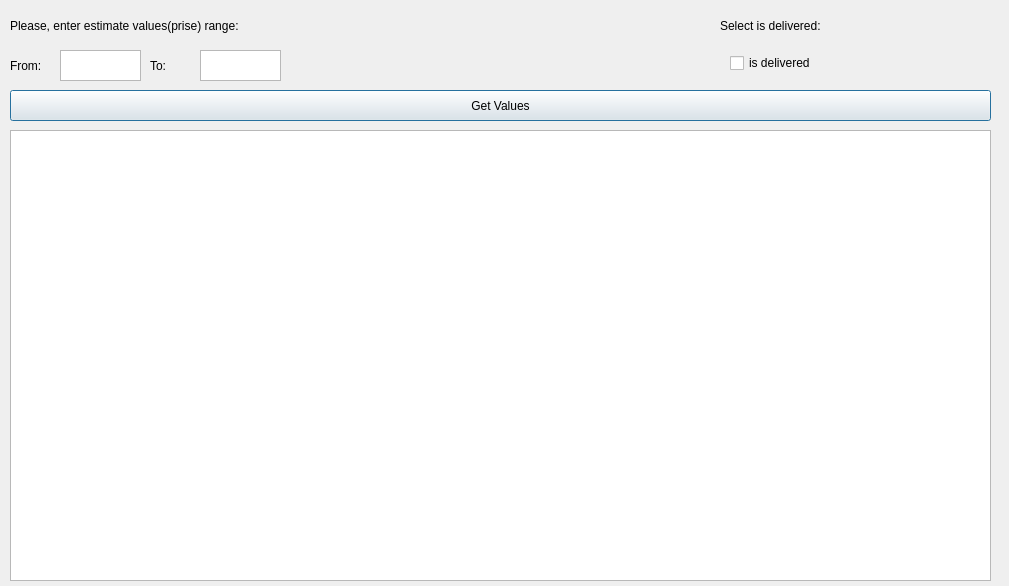
<?xml version="1.0" encoding="UTF-8"?>
<ui version="4.0">
 <class>Dialog</class>
 <widget class="QDialog" name="Dialog">
  <property name="geometry">
   <rect>
    <x>0</x>
    <y>0</y>
    <width>1009</width>
    <height>586</height>
   </rect>
  </property>
  <property name="windowTitle">
   <string>Dialog</string>
  </property>
  <widget class="QPushButton" name="pushButton">
   <property name="geometry">
    <rect>
     <x>10</x>
     <y>90</y>
     <width>981</width>
     <height>31</height>
    </rect>
   </property>
   <property name="text">
    <string>Get Values</string>
   </property>
  </widget>
  <widget class="QLabel" name="label">
   <property name="geometry">
    <rect>
     <x>10</x>
     <y>0</y>
     <width>391</width>
     <height>51</height>
    </rect>
   </property>
   <property name="text">
    <string>Please, enter estimate values(prise) range:</string>
   </property>
  </widget>
  <widget class="QLabel" name="label_2">
   <property name="geometry">
    <rect>
     <x>10</x>
     <y>40</y>
     <width>391</width>
     <height>51</height>
    </rect>
   </property>
   <property name="text">
    <string>From:</string>
   </property>
  </widget>
  <widget class="QLabel" name="label_3">
   <property name="geometry">
    <rect>
     <x>150</x>
     <y>40</y>
     <width>391</width>
     <height>51</height>
    </rect>
   </property>
   <property name="text">
    <string>To:</string>
   </property>
  </widget>
  <widget class="QTextEdit" name="textEdit">
   <property name="geometry">
    <rect>
     <x>60</x>
     <y>50</y>
     <width>81</width>
     <height>31</height>
    </rect>
   </property>
  </widget>
  <widget class="QTextEdit" name="textEdit_2">
   <property name="geometry">
    <rect>
     <x>200</x>
     <y>50</y>
     <width>81</width>
     <height>31</height>
    </rect>
   </property>
  </widget>
  <widget class="QLabel" name="label_4">
   <property name="geometry">
    <rect>
     <x>720</x>
     <y>0</y>
     <width>391</width>
     <height>51</height>
    </rect>
   </property>
   <property name="text">
    <string>Select is delivered:</string>
   </property>
  </widget>
  <widget class="QCheckBox" name="checkBox">
   <property name="geometry">
    <rect>
     <x>730</x>
     <y>50</y>
     <width>131</width>
     <height>26</height>
    </rect>
   </property>
   <property name="text">
    <string>is delivered</string>
   </property>
  </widget>
  <widget class="QPlainTextEdit" name="plainTextEdit">
   <property name="geometry">
    <rect>
     <x>10</x>
     <y>130</y>
     <width>981</width>
     <height>451</height>
    </rect>
   </property>
  </widget>
 </widget>
 <resources/>
 <connections/>
</ui>
